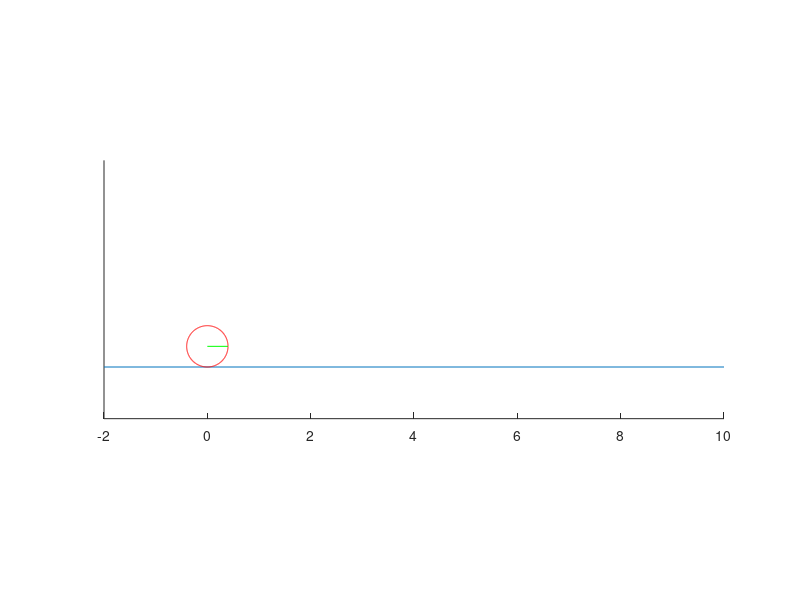

MATLAB code for this plot: (Note: this script raises an error after producing the figure.)
function tire_sim
slip = linspace(0,1,100);
coeff_friction = 1*sin(2*atan((5*slip)-1*((3*slip)-atan(3*slip))));

% mass (kg)
m = 1; 
% radius (m)
global r
r = .4;
J = m*(r^2); 
N = 9.8;

x = 0;
v = 0;
a = 0;
theta = 0;
w = 0;
alpha = 0;
F = 0;

% For visualiation
global x_lim y_lim
x_lim = [-2 10];
y_lim = [-1 4];
movie = zeros

numticks = 1000;
start_time = 0;
end_time = 10; % seconds
time_step = (end_time - start_time) / numticks;
time = start_time:time_step:end_time;

input = zeros(1,numticks);

% Design your input here
input(1) = .0125;
input(2) = .0125;
input(100) = .125;

for t = 1:numticks
    % Calculate slip ratio
    % Update state variables
    x = x+(v*time_step);
    v = v+(a*time_step);
    theta = mod((theta + (w*time_step)), 360);
    w = w + (alpha*time_step);
    
    
    
    if w*r == v
        s = 0;
    else
        s = (w*r - v) / max(w*r, v);
    end
    mu = sign(s)*coeff_friction(floor(abs(s)*99)+1);
    F = mu/N;
    
    alpha = (input(t)/J) - r*F/J;
    
    a = F/m;

    
    % Visualize output
    drawstate(x, theta);    % Pretty up the drawing
    axis equal
    xlim(x_lim)
    ylim(y_lim)
    set(gca, 'YTickLabel', []);
    set(gca, 'YTick', []);
    
    % Pause for dramatic effect
    pause(.1);
end
end

function drawstate(x, theta)
clf;
% Draw ground plane
global x_lim r
line(x_lim, [0 0]);
hold on
circleplot(x, r, r, theta);
hold off
end

function circleplot(x,y,r, theta)
%x and y are the coordinates of the center of the circle
%r is the radius of the circle
%0.01 is the angle step, bigger values will draw the circle faster but
%you might notice imperfections (not very smooth)
ang=0:0.01:2*pi; 
xp=r*cos(ang);
yp=r*sin(ang);
p = plot(x+xp,y+yp);
set(p, 'Color', 'red');
p2 = line([x x+r*cos(theta)], [y y+r*sin(theta)]);
set(p2, 'Color', 'green');
end
